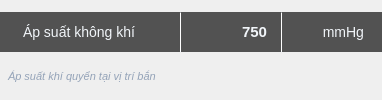
       <widget class="QWidget" name="airPressureContainer" native="true">
        <layout class="QVBoxLayout" name="airPressureLayout">
         <property name="spacing">
          <number>3</number>
         </property>
         <property name="leftMargin">
          <number>0</number>
         </property>
         <property name="topMargin">
          <number>0</number>
         </property>
         <property name="rightMargin">
          <number>0</number>
         </property>
         <property name="bottomMargin">
          <number>0</number>
         </property>
         <item>
          <widget class="QWidget" name="airPressureCapsule" native="true">
           <property name="minimumSize">
            <size>
             <width>0</width>
             <height>40</height>
            </size>
           </property>
           <property name="maximumSize">
            <size>
             <width>16777215</width>
             <height>40</height>
            </size>
           </property>
           <layout class="QHBoxLayout" name="airPressureCapsuleLayout">
            <property name="spacing">
             <number>0</number>
            </property>
            <property name="leftMargin">
             <number>0</number>
            </property>
            <property name="topMargin">
             <number>0</number>
            </property>
            <property name="rightMargin">
             <number>0</number>
            </property>
            <property name="bottomMargin">
             <number>0</number>
            </property>
            <item>
             <widget class="QLabel" name="airPressureLabel">
              <property name="minimumSize">
               <size>
                <width>180</width>
                <height>40</height>
               </size>
              </property>
              <property name="maximumSize">
               <size>
                <width>16777215</width>
                <height>40</height>
               </size>
              </property>
              <property name="styleSheet">
               <string notr="true">QLabel {
    background-color: #525252;
    color: #F1F5F9;
    font-size: 14px;
    font-family: 'Tahoma', Arial, sans-serif;
    padding-left: 20px;
    border-top-left-radius: 25px;
    border-bottom-left-radius: 25px;
}</string>
              </property>
              <property name="text">
               <string>Áp suất không khí</string>
              </property>
              <property name="alignment">
               <set>Qt::AlignLeading|Qt::AlignLeft|Qt::AlignVCenter</set>
              </property>
             </widget>
            </item>
            <item>
             <widget class="Line" name="airPressureSep1">
              <property name="minimumSize">
               <size>
                <width>1</width>
                <height>0</height>
               </size>
              </property>
              <property name="maximumSize">
               <size>
                <width>1</width>
                <height>16777215</height>
               </size>
              </property>
              <property name="styleSheet">
               <string notr="true">background-color: #F1F5F9;</string>
              </property>
              <property name="orientation">
               <enum>Qt::Vertical</enum>
              </property>
             </widget>
            </item>
            <item>
             <widget class="QLineEdit" name="airPressureInput">
              <property name="minimumSize">
               <size>
                <width>100</width>
                <height>40</height>
               </size>
              </property>
              <property name="maximumSize">
               <size>
                <width>100</width>
                <height>40</height>
               </size>
              </property>
              <property name="styleSheet">
               <string notr="true">QLineEdit {
    background-color: #525252;
    color: #F1F5F9;
    border: none;
    font-size: 15px;
    font-weight: bold;
    font-family: 'Tahoma', Arial, sans-serif;
    padding-right: 10px;
}
QLineEdit:focus {
    background-color: #626262;
}
QLineEdit:disabled {
    background-color: #3a3a3a;
    color: #808080;
}</string>
              </property>
              <property name="text">
               <string>750</string>
              </property>
              <property name="alignment">
               <set>Qt::AlignRight|Qt::AlignTrailing|Qt::AlignVCenter</set>
              </property>
             </widget>
            </item>
            <item>
             <widget class="Line" name="airPressureSep2">
              <property name="minimumSize">
               <size>
                <width>1</width>
                <height>0</height>
               </size>
              </property>
              <property name="maximumSize">
               <size>
                <width>1</width>
                <height>16777215</height>
               </size>
              </property>
              <property name="styleSheet">
               <string notr="true">background-color: #F1F5F9;</string>
              </property>
              <property name="orientation">
               <enum>Qt::Vertical</enum>
              </property>
             </widget>
            </item>
            <item>
             <widget class="QLabel" name="airPressureUnit">
              <property name="minimumSize">
               <size>
                <width>100</width>
                <height>40</height>
               </size>
              </property>
              <property name="maximumSize">
               <size>
                <width>100</width>
                <height>40</height>
               </size>
              </property>
              <property name="styleSheet">
               <string notr="true">QLabel {
    background-color: #525252;
    color: #F1F5F9;
    font-size: 14px;
    font-family: 'Tahoma', Arial, sans-serif;
    padding-right: 15px;
    border-top-right-radius: 25px;
    border-bottom-right-radius: 25px;
}</string>
              </property>
              <property name="text">
               <string>mmHg</string>
              </property>
              <property name="alignment">
               <set>Qt::AlignRight|Qt::AlignTrailing|Qt::AlignVCenter</set>
              </property>
             </widget>
            </item>
           </layout>
          </widget>
         </item>
         <item>
          <widget class="QLabel" name="airPressureNote">
           <property name="minimumSize">
            <size>
             <width>0</width>
             <height>20</height>
            </size>
           </property>
           <property name="maximumSize">
            <size>
             <width>16777215</width>
             <height>20</height>
            </size>
           </property>
           <property name="styleSheet">
            <string notr="true">QLabel {
    background-color: transparent;
    color: #94A3B8;
    font-size: 11px;
    font-style: italic;
    padding-left: 5px;
    padding-right: 5px;
}</string>
           </property>
           <property name="text">
            <string>Áp suất khí quyển tại vị trí bắn</string>
           </property>
           <property name="alignment">
            <set>Qt::AlignLeading|Qt::AlignLeft|Qt::AlignTop</set>
           </property>
           <property name="wordWrap">
            <bool>true</bool>
           </property>
          </widget>
         </item>
        </layout>
       </widget>
